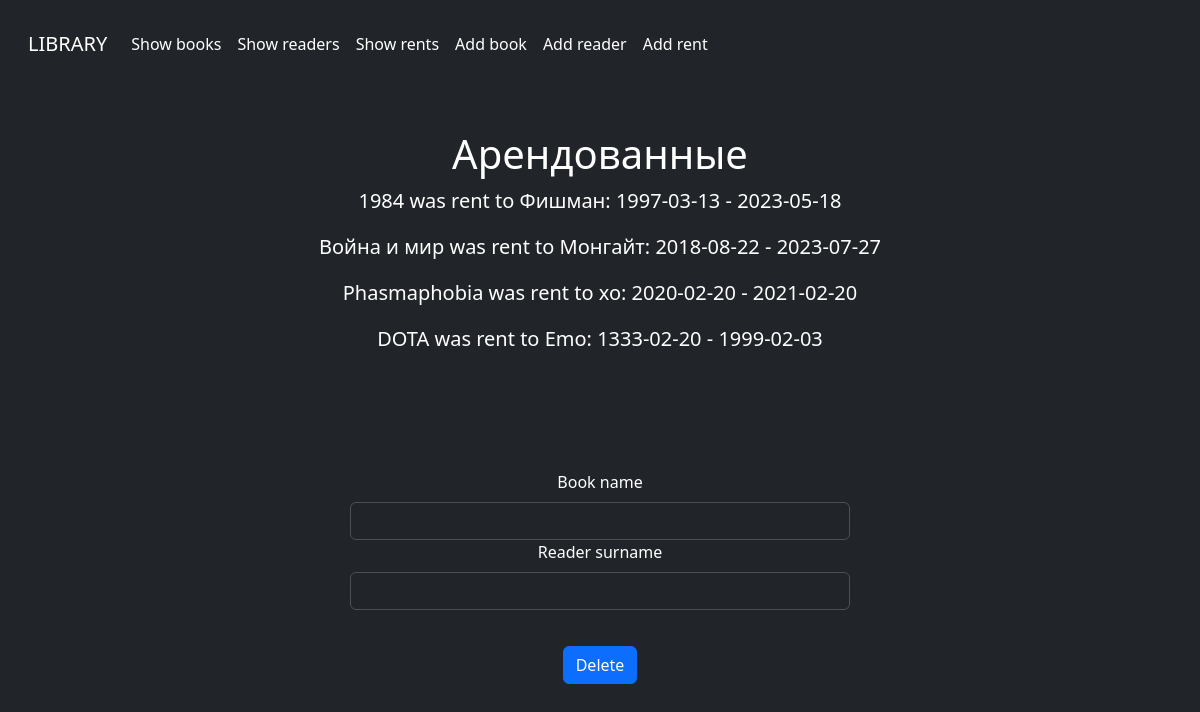
Screenshot of /showrents/ with the database file from the repository.
### library/models.py (models this page shows)
class BookRent(models.Model):
    book_title = models.CharField(max_length=50)
    reader_surname = models.CharField(max_length=50)
    rent_date = models.DateField()
    return_date = models.DateField()
    def __str__(self):
        return f"{self.book_title} was rent to {self.reader_surname}: {self.rent_date} - {self.return_date}"

### library/views.py (the view)
# urls.py: path('showrents/', show_rents_page),
def show_rents_page(request):
    rent = BookRent.objects.all()
    if request.method == 'POST':
        book_name = request.POST.get("book_name")
        reader_surname = request.POST.get("reader_surname")
        BookRent.objects.filter(book_title=book_name, reader_surname=reader_surname).delete()
    context = {'rents': rent}
    return render(request, 'showRents.html', context=context)

### templates/showRents.html (shortened to what this page needs)
<!DOCTYPE html>
<html lang="en" class="h-100" data-bs-theme="dark">
<head>
  <link href="/docs/5.3/dist/css/bootstrap.min.css" rel="stylesheet">
  <link href="https://cdn.jsdelivr.net/npm/bootstrap@5.3.0-alpha3/dist/css/bootstrap.min.css" rel="stylesheet">
</head>
<body class="d-flex h-100 text-center text-bg-dark">
  <div class="cover-container d-flex w-100 h-100 p-3 mx-auto flex-column">
    <nav class="navbar navbar-expand navbar-dark bg-dark" aria-label="Second navbar example">
      <div class="container-fluid">
        <a class="navbar-brand" href="http://127.0.0.1:8000">LIBRARY</a>
        <div class="collapse navbar-collapse" id="navbarsExample02">
          <ul class="navbar-nav me-auto">
            <li class="nav-item">
              <a class="nav-link active" aria-current="page" href="http://127.0.0.1:8000/showbooks">Show books</a>
            </li>
            <li class="nav-item">
              <a class="nav-link active" aria-current="page" href="http://127.0.0.1:8000/showreaders">Show readers</a>
            </li>
              <li class="nav-item">
              <a class="nav-link active" aria-current="page" href="http://127.0.0.1:8000/showrents">Show rents</a>
            </li>
            <li class="nav-item">
              <a class="nav-link active" aria-current="page" href="http://127.0.0.1:8000/addbook">Add book</a>
            </li>
            <li class="nav-item">
              <a class="nav-link active" aria-current="page" href="http://127.0.0.1:8000/addreader">Add reader</a>
            </li>
            <li class="nav-item">
              <a class="nav-link active" aria-current="page" href="http://127.0.0.1:8000/addrent">Add rent</a>
            </li>
          </ul>
        </div>
      </div>
    </nav>
    <main class="px-3" style="padding-top: 5%;">
      <h1>Арендованные</h1>
      {% if rents %}
        {% for rent in rents %}
          <p class="lead">{{ rent }}</p>
        {% endfor %}
      {% else %}
          <p class="lead">Пусто</p>
      {% endif %}
    </main>
    <form action="" method="post" style="width: 500px; margin: auto;">
      <div class="mb-3">
          <label for="book_name" class="form-label">Book name</label>
          <input name="book_name" type="text" class="form-control" id="book_name">
          <label for="reader_surname" class="form-label">Reader surname</label>
          <input name="reader_surname" type="text" class="form-control" id="reader_surname">
      </div>
      <button name="add_button" type="submit" class="btn btn-primary" style="margin-top: 20px;">Delete</button>
    </form>
  </div>
</body>
</html>

### rows the page displays
BookRent: book_title+reader_surname+rent_date "1984 was rent to Фишман: 1997-03-13 - 2023-05-18"
BookRent: book_title+reader_surname+rent_date "Война и мир was rent to Монгайт: 2018-08-22 - 2023-07-27"
BookRent: book_title+reader_surname+rent_date "Phasmaphobia was rent to xo: 2020-02-20 - 2021-02-20"
BookRent: book_title+reader_surname+rent_date "DOTA was rent to Emo: 1333-02-20 - 1999-02-03"
